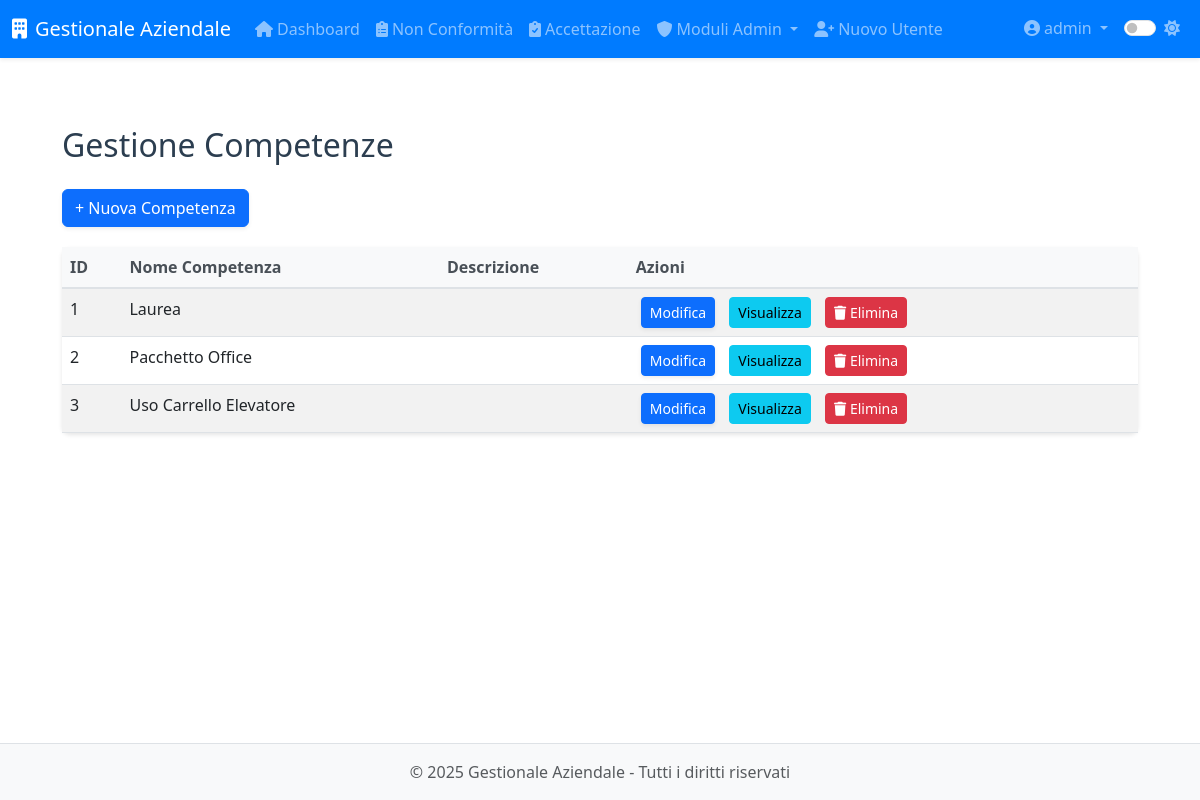
The app's page /modulo8/modulo8/competenze (signed in), older data.
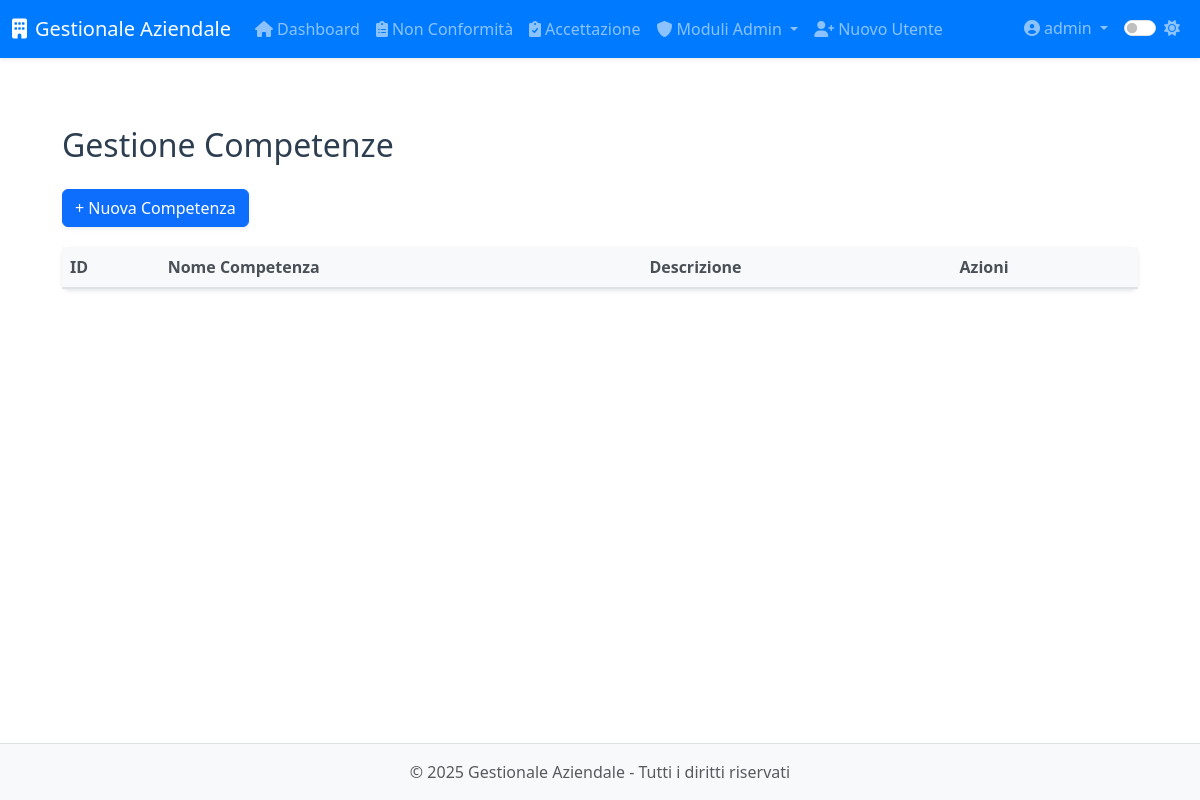
The same page, newer data.
### app/models.py (models this page shows, shortened)
class Competenza(db.Model):
    __tablename__ = 'competenza'
    id = db.Column(db.Integer, primary_key=True)
    nome = db.Column(db.String(64), nullable=False, unique=True)
    descrizione = db.Column(db.Text)
    livello = db.Column(db.String(20))  # base, intermedio, avanzato
    area = db.Column(db.String(64))     # tecnica, amministrativa, etc.
    created_at = db.Column(db.DateTime, default=datetime.utcnow)
    created_by_id = db.Column(db.Integer, db.ForeignKey('users.id'))
    dipendenti_associati = db.relationship('DipendenteCompetenza',
                                         back_populates='competenza',
                                         overlaps="competenze,dipendenti")
    performance = db.relationship('Performance', back_populates='competenza', cascade='all, delete-orphan')

### app/routes/modulo8.py (the view)
@modulo8.route('/modulo8/competenze')
@login_required
@admin_required
def competenze():
    comps = Competenza.query.order_by(Competenza.nome).all()
    return render_template(
        'modulo8/competenze/form.html',
        competenze=comps
    )

### app/models.py (called while the page is built)
@login_manager.user_loader
def load_user(id):
    return User.query.get(int(id))

    def is_admin(self):
        return self.role == 'admin'

### app/utils.py (called while the page is built)
def admin_required(f):
    @wraps(f)
    def decorated_function(*args, **kwargs):
        if not current_user.is_authenticated or not current_user.is_admin():
            abort(403)  # Accesso negato
        return f(*args, **kwargs)
    return decorated_function

### app/templates/modulo8/competenze/form.html (shortened to what this page needs)
{% extends 'base.html' %}
{% block content %}
<div class="module-list">
  <h2>Gestione Competenze</h2>
  <a href="{{ url_for('modulo8.nuova_competenza') }}" class="btn btn-primary btn-add-competenza">+ Nuova Competenza</a>
  <table class="table table-striped table-competenze">
    <thead>
      <tr>
        <th>ID</th>
        <th>Nome Competenza</th>
        <th>Descrizione</th>
        <th>Azioni</th>
      </tr>
    </thead>
    <tbody>
      {% for c in competenze %}
      <tr>
        <td>{{ c.id }}</td>
        <td>{{ c.nome }}</td>
        <td>{{ c.descrizione }}</td>
        <td>
          <a href="{{ url_for('modulo8.modifica_competenza', id=c.id) }}" class="btn btn-sm btn-primary btn-action">Modifica</a>
          <a href="{{ url_for('modulo8.visualizza_competenza', id=c.id) }}" class="btn btn-sm btn-info btn-action">Visualizza</a>
          <button type="button" class="btn btn-sm btn-danger btn-action" data-bs-toggle="modal" data-bs-target="#deleteModal{{ c.id }}">
            <i class="fas fa-trash"></i> Elimina
          </button>
        </td>
      </tr>
      {% endfor %}
    </tbody>
  </table>
</div>
{% endblock %}

Row changes from the older to the newer data that the page shows:
removed Competenza: id "1", nome "Laurea"
removed Competenza: id "2", nome "Pacchetto Office"
removed Competenza: id "3", nome "Uso Carrello Elevatore"
